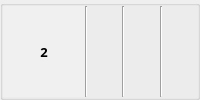
                      <widget class="QGroupBox" name="groupBox_11">
                       <property name="title">
                        <string/>
                       </property>
                       <layout class="QHBoxLayout" name="horizontalLayout_4">
                        <property name="spacing">
                         <number>0</number>
                        </property>
                        <property name="leftMargin">
                         <number>0</number>
                        </property>
                        <property name="topMargin">
                         <number>0</number>
                        </property>
                        <property name="rightMargin">
                         <number>0</number>
                        </property>
                        <property name="bottomMargin">
                         <number>0</number>
                        </property>
                        <item>
                         <widget class="QLabel" name="label_11">
                          <property name="minimumSize">
                           <size>
                            <width>82</width>
                            <height>0</height>
                           </size>
                          </property>
                          <property name="maximumSize">
                           <size>
                            <width>60</width>
                            <height>16777215</height>
                           </size>
                          </property>
                          <property name="font">
                           <font>
                            <family>나눔고딕</family>
                            <pointsize>10</pointsize>
                            <weight>75</weight>
                            <bold>true</bold>
                           </font>
                          </property>
                          <property name="styleSheet">
                           <string notr="true">background-color : rgb(240, 240, 240)</string>
                          </property>
                          <property name="text">
                           <string>2</string>
                          </property>
                          <property name="alignment">
                           <set>Qt::AlignCenter</set>
                          </property>
                         </widget>
                        </item>
                        <item>
                         <widget class="Line" name="line_2">
                          <property name="orientation">
                           <enum>Qt::Vertical</enum>
                          </property>
                         </widget>
                        </item>
                        <item>
                         <widget class="QLabel" name="nielsen_TV_Programme2">
                          <property name="font">
                           <font>
                            <family>나눔고딕</family>
                            <pointsize>10</pointsize>
                           </font>
                          </property>
                          <property name="text">
                           <string/>
                          </property>
                          <property name="margin">
                           <number>0</number>
                          </property>
                         </widget>
                        </item>
                        <item>
                         <widget class="Line" name="line_24">
                          <property name="orientation">
                           <enum>Qt::Vertical</enum>
                          </property>
                         </widget>
                        </item>
                        <item>
                         <widget class="QLabel" name="nielsen_TV_Broadcast2">
                          <property name="maximumSize">
                           <size>
                            <width>200</width>
                            <height>16777215</height>
                           </size>
                          </property>
                          <property name="font">
                           <font>
                            <family>나눔고딕</family>
                            <pointsize>10</pointsize>
                           </font>
                          </property>
                          <property name="text">
                           <string/>
                          </property>
                          <property name="margin">
                           <number>0</number>
                          </property>
                         </widget>
                        </item>
                        <item>
                         <widget class="Line" name="line_13">
                          <property name="orientation">
                           <enum>Qt::Vertical</enum>
                          </property>
                         </widget>
                        </item>
                        <item>
                         <widget class="QLabel" name="nielsen_TV_Audience2">
                          <property name="maximumSize">
                           <size>
                            <width>150</width>
                            <height>16777215</height>
                           </size>
                          </property>
                          <property name="font">
                           <font>
                            <family>나눔고딕</family>
                            <pointsize>10</pointsize>
                           </font>
                          </property>
                          <property name="text">
                           <string/>
                          </property>
                          <property name="alignment">
                           <set>Qt::AlignCenter</set>
                          </property>
                         </widget>
                        </item>
                       </layout>
                       <zorder>label_11</zorder>
                       <zorder>line_2</zorder>
                       <zorder>nielsen_TV_Programme2</zorder>
                       <zorder>line_24</zorder>
                       <zorder>nielsen_TV_Broadcast2</zorder>
                       <zorder>nielsen_TV_Audience2</zorder>
                       <zorder>line_13</zorder>
                      </widget>
